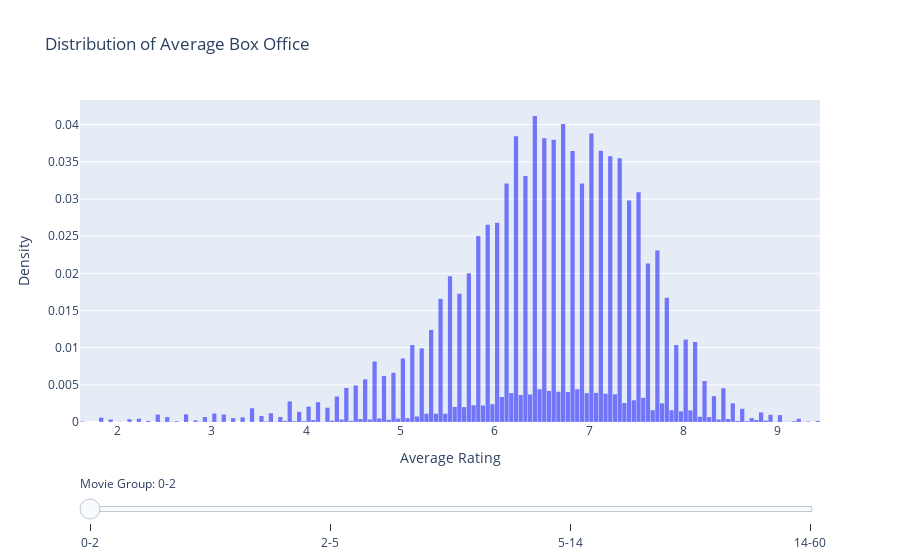

Notebook source saved alongside this figure:
### Markdown cell above
In this interactive figure, each position of the slider corresponds to a different movie group, enabling users to observe not only how the density of average box office revenue varies but also the distribution of weighted average ratings within each group. This dual focus on both average box office revenue and weighted ratings offers a comprehensive view of an actor's filmography.

### Code cell
import plotly.figure_factory as ff

# Create a figure with a slider
fig = go.Figure()

steps = []
# Add traces for each label
for i,label in enumerate(labels):
    group_data = actor_grouped[actor_grouped['Movie Group'] == label]['Weighted Rating']
    median = group_data.median()

    visible = True if label == labels[0] else False
    # Add the histogram corresponding to the label
    fig.add_trace(
        go.Histogram(
            x=group_data,
            name=f"{label} movies",
            xbins=dict(
                start=0,
                end=10,
                size=0.05
            ),
            marker=dict(color='blue'),
            opacity=0.5,
            showlegend=False,
            visible=visible,
            histnorm='probability'
        )
    )

    # Create a list of steps for the slider
    step = dict(
        method="update",
        args=[{"visible": [False] * len(labels)},
              {"title": f"Distribution of Average Box Office ({label} movies)"}],
        label=label
    )
    step["args"][0]["visible"][i] = True
    steps.append(step)

# Create and add slider
sliders = [dict(
    active=0,
    currentvalue={"prefix": "Movie Group: "},
    pad={"t": 50},
    steps=steps
)]

fig.update_layout(
    sliders=sliders,
    xaxis_title='Average Rating',
    yaxis_title='Density',
    title="Distribution of Average Box Office",
    bargap=0.1
)

fig.show()

### Figure 1 — Plotly figure (JSON) as saved in the notebook; plotly's stock layout.template omitted (floating-point values rounded to 4 significant figures; data arrays with more than 128 entries replaced by an {"elided": "..."} marker saying what was removed)
{"data": [{"histnorm": "probability", "marker": {"color": "blue"}, "name": "0-2 movies", "opacity": 0.5, "showlegend": false, "type": "histogram", "visible": true, "x": {"elided": "27040 float values"}, "xbins": {"end": 10, "size": 0.05, "start": 0}}, {"histnorm": "probability", "marker": {"color": "blue"}, "name": "2-5 movies", "opacity": 0.5, "showlegend": false, "type": "histogram", "visible": false, "x": {"elided": "4476 float values"}, "xbins": {"end": 10, "size": 0.05, "start": 0}}, {"histnorm": "probability", "marker": {"color": "blue"}, "name": "5-14 movies", "opacity": 0.5, "showlegend": false, "type": "histogram", "visible": false, "x": {"elided": "2661 float values"}, "xbins": {"end": 10, "size": 0.05, "start": 0}}, {"histnorm": "probability", "marker": {"color": "blue"}, "name": "14-60 movies", "opacity": 0.5, "showlegend": false, "type": "histogram", "visible": false, "x": {"elided": "913 float values"}, "xbins": {"end": 10, "size": 0.05, "start": 0}}], "layout": {"bargap": 0.1, "sliders": [{"active": 0, "currentvalue": {"prefix": "Movie Group: "}, "pad": {"t": 50}, "steps": [{"args": [{"visible": [true, false, false, false]}, {"title": "Distribution of Average Box Office (0-2 movies)"}], "label": "0-2", "method": "update"}, {"args": [{"visible": [false, true, false, false]}, {"title": "Distribution of Average Box Office (2-5 movies)"}], "label": "2-5", "method": "update"}, {"args": [{"visible": [false, false, true, false]}, {"title": "Distribution of Average Box Office (5-14 movies)"}], "label": "5-14", "method": "update"}, {"args": [{"visible": [false, false, false, true]}, {"title": "Distribution of Average Box Office (14-60 movies)"}], "label": "14-60", "method": "update"}]}], "title": {"text": "Distribution of Average Box Office"}, "xaxis": {"title": {"text": "Average Rating"}}, "yaxis": {"title": {"text": "Density"}}}}
